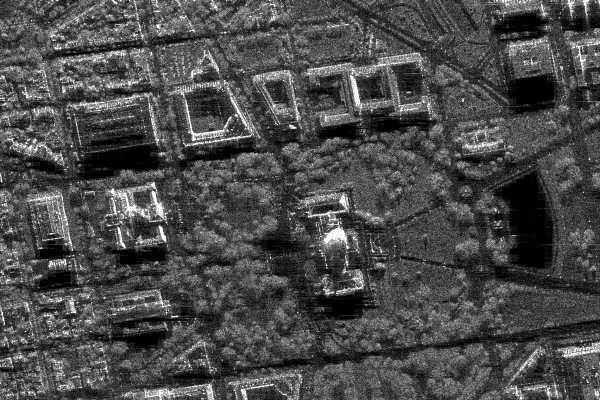
#> input picture HW_8_SIN/structures/1.jpg, 600 x 400 px, found by its file name
$ python object_analysis.py   (older library calls are emulated)
#> lines starting #> are read from the running program, lines starting #| are printed output that depends on the picture; after the words box and inside, x2 and y2 are one past the last pixel; in counts of white or black regions, pixels touching at a corner belong together
"""
Шаблонный метод (Template method)
"""
import cv2
import numpy as np

# --------------------------------------------- Декоратор
# #---------------- Добавьте возможность вычисления параметров объектов (моменты hu):
# ------------------OpenCV: Image Moments


# -------------------------------------------------------------------------------------
class ObjectAnalysis(object):
    def template_method(self, image):
        image = self.noise_filtering(image)
        data = self.segmentation(image)
        data = self.object_parameters(data)

        return data

    def noise_filtering(self, image):
        raise NotImplementedError()

    def segmentation(self, data):
        raise NotImplementedError()

    def object_parameters(self, data):
        (image, data) = data
        (numLabels, labels, stats, centroids) = data
        x = []
        y = []
        w = []
        h = []
        area = []
        for i in range(1, numLabels):
            # extract the connected component statistics for the current
            # label
            x.append(stats[i, cv2.CC_STAT_LEFT])
            y.append(stats[i, cv2.CC_STAT_TOP])
            w.append(stats[i, cv2.CC_STAT_WIDTH])
            h.append(stats[i, cv2.CC_STAT_HEIGHT])
            area.append(stats[i, cv2.CC_STAT_AREA])

        return (x, y, w, h, area)


class BinaryImage(ObjectAnalysis):
    def __init__(self):
        pass

    def noise_filtering(self, image):
        median = cv2.medianBlur(image, 5)
        return median

    def segmentation(self, image):
        output = cv2.connectedComponentsWithStats(
            image,
            4, # connectivity
            cv2.CV_32S)
        return (image, output)
# ----------------------------------------- Фильтр Гаусса OpenCV: Smoothing Images ----------------------------------------
# class MonochromeImage(BinaryImage):
#     def __init__(self):
#         pass
#
#     def noise_filtering(self, image):
#         gaussian_blur = cv2.GaussianBlur(image, (5, 5), 0)
#         return gaussian_blur
#
#     def segmentation(self, image):
#         output = cv2.connectedComponentsWithStats(
#             image,
#             4,
#             cv2.CV_32S)
#         return (image, output)
# ------------------------------------ Выделение границ Canny -------------------------------------------------
class MonochromeImage(BinaryImage):
    def __init__(self):
        pass

    def noise_filtering(self, image):
        gaussian_blur = cv2.GaussianBlur(image, (5, 5), 0)
        return gaussian_blur

    def segmentation(self, image):
        # Используем алгоритм Canny для выделения границ
        edges = cv2.Canny(image, 100, 200)

        # Для совместимости с остальными методами, используем connectedComponentsWithStats
        output = cv2.connectedComponentsWithStats(
            edges,
            4,
            cv2.CV_32S
        )
        return (edges, output)


#  ---------------------------------------- Сегментация: конвертация в монохром ( GrayScale), ----
#                                            применение алгоритма distance transform + watershed OpenCV:
# ---------------------------------------   Image Segmentation with Distance Transform and Watershed Algorithm  ---

class ColorImage(MonochromeImage):
    def __init__(self):
        pass
    def noise_filtering(self, image):
        # Применение фильтра Гаусса для удаления шумов
        gaussian_blur = cv2.GaussianBlur(image, (5, 5), 0)
        return gaussian_blur

    def segmentation(self, image):
        # Шаг 1: Конвертация в градации серого
        gray = cv2.cvtColor(image, cv2.COLOR_BGR2GRAY)

        # Шаг 2: Применение бинаризации Otsu
        _, binary = cv2.threshold(gray, 0, 255, cv2.THRESH_BINARY_INV + cv2.THRESH_OTSU)

        # Шаг 3: Distance Transform
        dist_transform = cv2.distanceTransform(binary, cv2.DIST_L2, 5)

        # Шаг 4: Нормализация distance transform
        cv2.normalize(dist_transform, dist_transform, 0, 1.0, cv2.NORM_MINMAX)

        # Шаг 5: Бинаризация distance transform
        _, sure_fg = cv2.threshold(dist_transform, 0.4, 1.0, cv2.THRESH_BINARY)

        # Шаг 6: Определение фона
        sure_fg = np.uint8(sure_fg)
        sure_bg = cv2.dilate(binary, np.ones((3, 3), np.uint8), iterations=3)
        unknown = cv2.subtract(sure_bg, sure_fg)

        # Шаг 7: Маркировка условной водораздела
        _, markers = cv2.connectedComponents(sure_fg)
        markers = markers + 1
        markers[unknown == 255] = 0

        # Шаг 8: Watershed
        cv2.watershed(image, markers)
        image[markers == -1] = [255, 0, 0]  # Цвет границ

        output = cv2.connectedComponentsWithStats(np.uint8(markers == 1), 4, cv2.CV_32S)

        return (image, output)

"""
Декоратор - структурный паттерн
"""

class FilteredAnalysis(ObjectAnalysis):
    def __init__(self, obj):
        self._proc = obj

    def template_method(self, image):
        (_x, _y, _w, _h, _area) = self._proc.template_method(image)
        x = []
        y = []
        w = []
        h = []
        area = []


        for i in range(len(_area)):
            if _area[i] > 10 and _area[i] < 2500:
                x.append(_x[i])
                y.append(_y[i])
                w.append(_w[i])
                h.append(_h[i])
                area.append(_area[i])


        return (x,y,w,h,area)


if __name__== '__main__':
    print(f'Monochrome Image Processing')
    mono_segm = MonochromeImage()
    (x,y,w,h, area) = mono_segm.template_method(cv2.imread('../data/1.jpg', cv2.IMREAD_GRAYSCALE))
#> in noise_filtering, image is the input picture: shape (400, 600); min 0, max 255, mean 74.9
#> in segmentation, `edges = cv2.Canny(image, 100, 200)`:
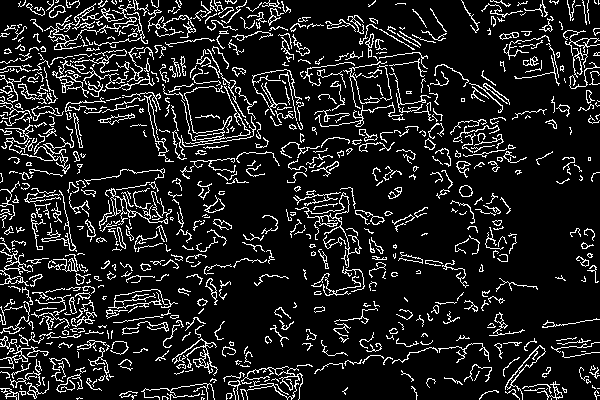
#> edges: shape (400, 600); 12.2% white in thin lines or dots
#> in object_parameters, `(numLabels, labels, stats, centroids) = data`:
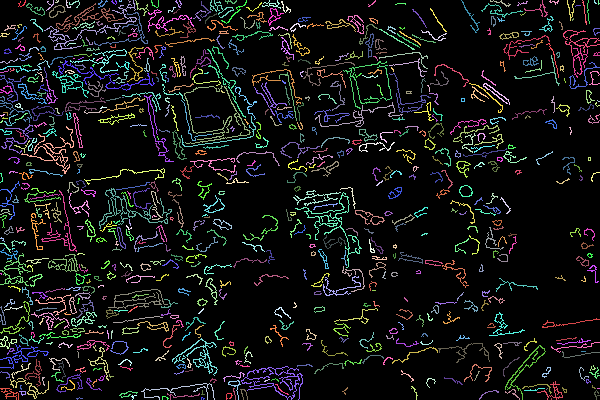
#> labels: shape (400, 600) int32; 750 distinct labels, from 0 to 749; one colour per label, 0 black
#> in object_parameters, `(numLabels, labels, stats, centroids) = data`: numLabels = 750; stats = 750 rows, first 6: [0, 0, 600, 400, 210733], [18, 0, 8, 7, 18], [46, 0, 8, 11, 22], [55, 0, 4, 3, 7], [66, 0, 5, 8, 14], [69, 0, 11, 8, 23]; centroids = 750 pairs, first value 0.667 to 598.2, second value 0.6 to 398.5
#> after the loop in object_parameters, `for i in range(1, numLabels):`: area = 749 values, max 407 at index 401, min 1 at index 124, mean 39.07; h = 749 values, max 76 at index 401, min 1 at index 106, mean 11.4; w = 749 values, max 97 at index 151, min 1 at index 124, mean 15.35; x = 749 values, max 598 at index 29, min 0 at index 85, mean 254.5; y = 749 values, max 398 at index 748, min 0 at index 0, mean 184.2
#> in template_method, `data = self.object_parameters(data)`: data = 5 items
    for i in range(len(area)):
        print([x[i], y[i], w[i], h[i], area[i]])
#> this loop made 749 passes
#| [18, 0, 8, 7, 18]
#| [46, 0, 8, 11, 22]
#| [55, 0, 4, 3, 7]
#| [66, 0, 5, 8, 14]
#| [69, 0, 11, 8, 23]
#| [98, 0, 10, 8, 26]
#| [111, 0, 6, 5, 13]
#| [119, 0, 3, 2, 5]
#> (further printed lines are left out)

    print('\n')
    # filt_bin = FilteredAnalysis(BinaryImage())
    # (x, y, w, h, area) = filt_bin.template_method(cv2.imread('../data/1.jpg', cv2.IMREAD_GRAYSCALE))

    print("Binary Image Processing")
    bin_segm = BinaryImage()
    (x,y,w,h,area) = bin_segm.template_method(cv2.imread('../data/1.jpg', cv2.IMREAD_GRAYSCALE))
#> in object_parameters (call 2), `(numLabels, labels, stats, centroids) = data`:
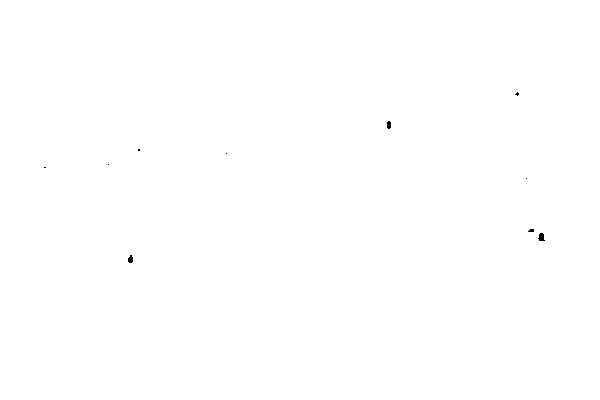
#> labels: shape (400, 600) int32; values 0 (black) and 1 (white), 99.9% white; 10 black regions (7 under 20 px), largest, box (x1, y1, x2, y2) and area: (538, 233, 545, 241) 40, (128, 255, 133, 263) 31, (387, 121, 391, 129) 28
#> in object_parameters (call 2), `(numLabels, labels, stats, centroids) = data`: numLabels = 2; stats = [[44, 92, 501, 171, 132], [0, 0, 600, 400, 239868]]; centroids = [[383.9, 202.3], [299.5, 199.5]]
#> after the loop in object_parameters (call 2), `for i in range(1, numLabels):`: area = [239868]; h = [400]; w = [600]; x = [0]
#> x = [0]; y = [0]; w = [600]; h = [400]; area = [239868]
    for i in range(len(area)):
            print([x[i], y[i], w[i],h[i],area[i]])
#> this loop made 1 pass

    print("Decorated Binary Image Processing")
    filt_bin = FilteredAnalysis(BinaryImage())
    (x, y, w, h, area) = filt_bin.template_method(cv2.imread('../data/1.jpg', cv2.IMREAD_GRAYSCALE))
#> the loop in template_method, `for i in range(len(_area)):` made 1 pass
#> after the loop in template_method, `for i in range(len(_area)):`: area = []
#> x = []; y = []; w = []; h = []; area = []
    for i in range(len(area)):
            print([x[i], y[i], w[i],h[i],area[i]])
#> this loop made 0 passes


    print('\n')
    print(f'Color Image Processing')
    color_segm = ColorImage()
    (x, y, w, h, area) = color_segm.template_method(cv2.imread('../data/1.jpg'))
#> in segmentation, `_, binary = cv2.threshold(gray, 0, 255, cv2.THRESH_BINARY_INV + cv2.TH..`: binary: shape (400, 600); 58.1% white; 547 black regions (355 under 20 px), largest, box (x1, y1, x2, y2) and area: (0, 0, 304, 166) 23737, (251, 16, 442, 133) 8199, (296, 149, 452, 296) 6205
#> in segmentation, `_, sure_fg = cv2.threshold(dist_transform, 0.4, 1.0, cv2.THRESH_BINARY)`: sure_fg: shape (400, 600) float32; values 0 (black) and 1 (white), 2.9% white; 30 white regions (14 under 20 px), largest, box (x1, y1, x2, y2) and area: (495, 175, 552, 277) 3013, (90, 133, 149, 171) 1256, (512, 83, 552, 108) 636
#> in segmentation, `sure_bg = cv2.dilate(binary, np.ones((3, 3), np.uint8), iterations=3)`: sure_bg: shape (400, 600); 92.6% white; 317 black regions (185 under 20 px), largest, box (x1, y1, x2, y2) and area: (307, 50, 435, 116) 1187, (107, 185, 166, 222) 816, (165, 46, 209, 97) 804
#> in segmentation, `_, markers = cv2.connectedComponents(sure_fg)`: markers: shape (400, 600) int32; 31 distinct labels, from 0 to 30
#> in segmentation, `markers = markers + 1`:
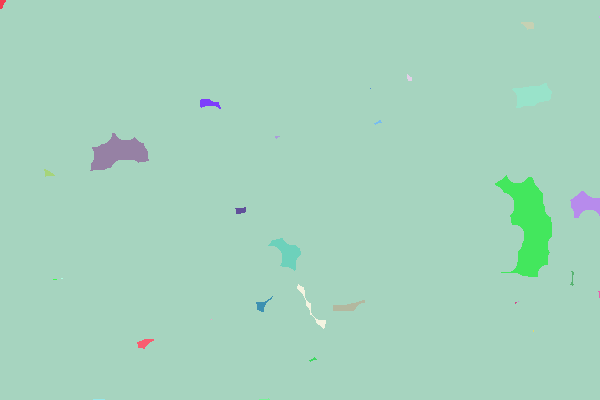
#> markers: shape (400, 600) int32; 31 distinct labels, from 1 to 31; one colour per label, 0 black
#> in segmentation, `markers[unknown == 255] = 0`:
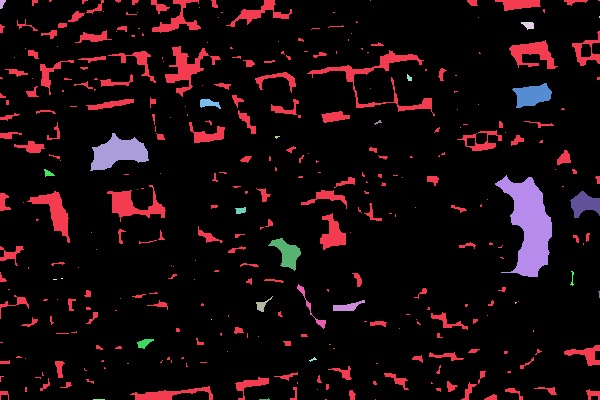
#> markers: shape (400, 600) int32; 32 distinct labels, from 0 to 31; one colour per label, 0 black
#> in segmentation, `image[markers == -1] = [255, 0, 0]`:
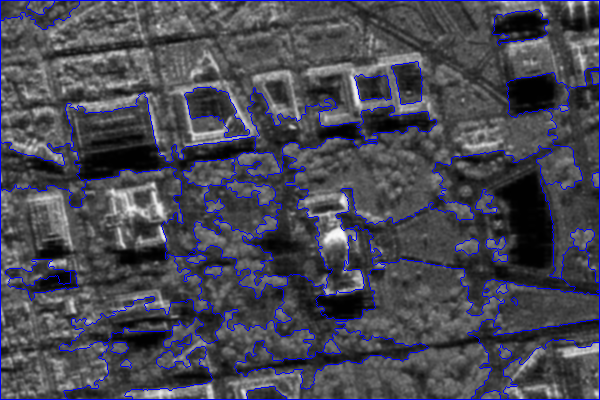
#> image: shape (400, 600, 3); mean B, G, R 82.9, 71.4, 71.4
#> in object_parameters (call 4), `(numLabels, labels, stats, centroids) = data`:
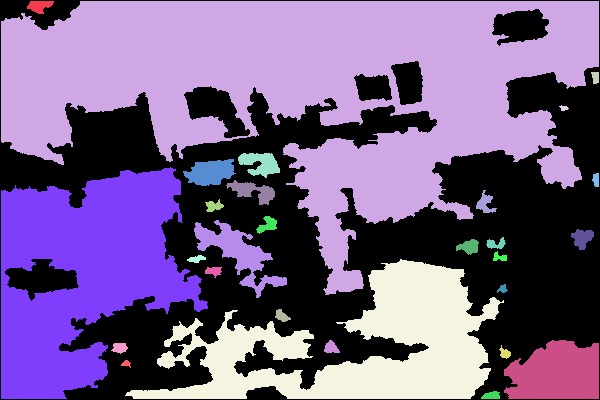
#> labels: shape (400, 600) int32; 29 distinct labels, from 0 to 28; one colour per label, 0 black
#> in object_parameters (call 4), `(numLabels, labels, stats, centroids) = data`: numLabels = 29; stats = 29 rows, first 6: [0, 0, 600, 400, 94819], [27, 1, 27, 13, 227], [1, 1, 598, 294, 81930], [591, 72, 8, 12, 78], [559, 105, 10, 6, 36], [238, 153, 42, 25, 649]; centroids = 29 pairs, first value 39.13 to 595.6, second value 5.6 to 395.2
#> after the loop in object_parameters (call 4), `for i in range(1, numLabels):`: area = 28 values, max 81930 at index 1, min 36 at index 3, mean 5185; h = 28 values, max 294 at index 1, min 6 at index 3, mean 40.46; w = 28 values, max 598 at index 1, min 7 at index 7, mean 65.93; x = 28 values, max 592 at index 7, min 1 at index 1, mean 317.3; y = 28 values from 1 to 391
#> y = 28 values from 1 to 391
    for i in range(len(area)):
            print([x[i], y[i], w[i], h[i], area[i]])
#> this loop made 28 passes
